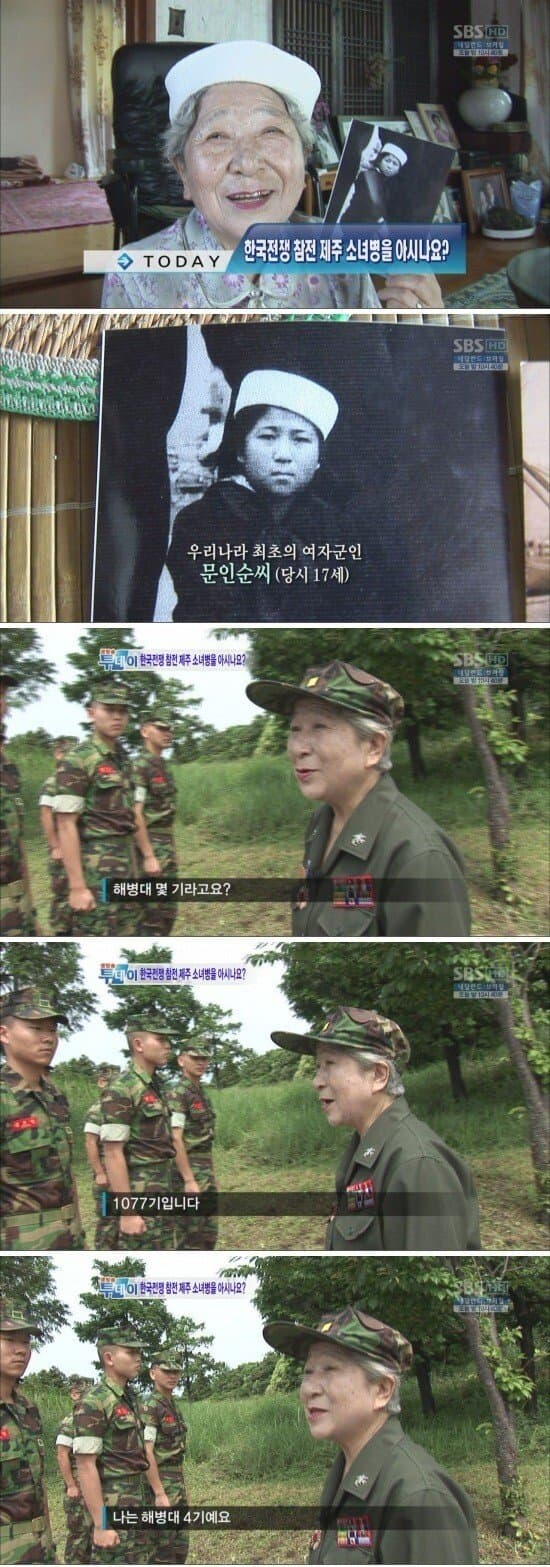
#> input picture dcimg2/01.jpg, 550 x 1567 px, given in place of c1.png, which was not available
$ python make_thumb.py out.png
#> lines starting #> are read from the running program, lines starting #| are printed output that depends on the picture; after the words box and inside, x2 and y2 are one past the last pixel; in counts of white or black regions, pixels touching at a corner belong together
"""유튜브 4회차 썸네일 — 2560x1440(고화질). 가운데 = 주황 픽셀 캐릭터."""
import sys, os
from PIL import Image, ImageDraw, ImageFilter, ImageFont, ImageEnhance

S = os.path.dirname(os.path.abspath(__file__))
REPO = r"C:\Users\CH\Desktop\로또의 주식"
FONTDIR = REPO + r"\.claude\worktrees\agent-aef0f9be0298b206b\shopping_shorts\static\fonts"
OUT = sys.argv[1] if len(sys.argv) > 1 else os.path.join(S, "thumb_4.png")
K = 2                      # 1280x720 기준 좌표를 K배로
W, H = 1280 * K, 720 * K

bg = Image.new("RGB", (W, H), (8, 8, 10))
cw = 230 * K
xs = [-20, 190, 400, 650, 860, 1070]
ys = [70, 10, 60, 40, 0, 50]
for k in range(6):
    im = Image.open(os.path.join(S, f"c{k+1}.png")).convert("RGB")
#> im is the input picture: PIL image 550x1567 RGB; mean R, G, B 106.5, 109.7, 98.5
    im = im.resize((cw, int(im.height * cw / im.width)), Image.LANCZOS)
#> im: PIL image 460x1310 RGB
    im = ImageEnhance.Brightness(im).enhance(0.58)
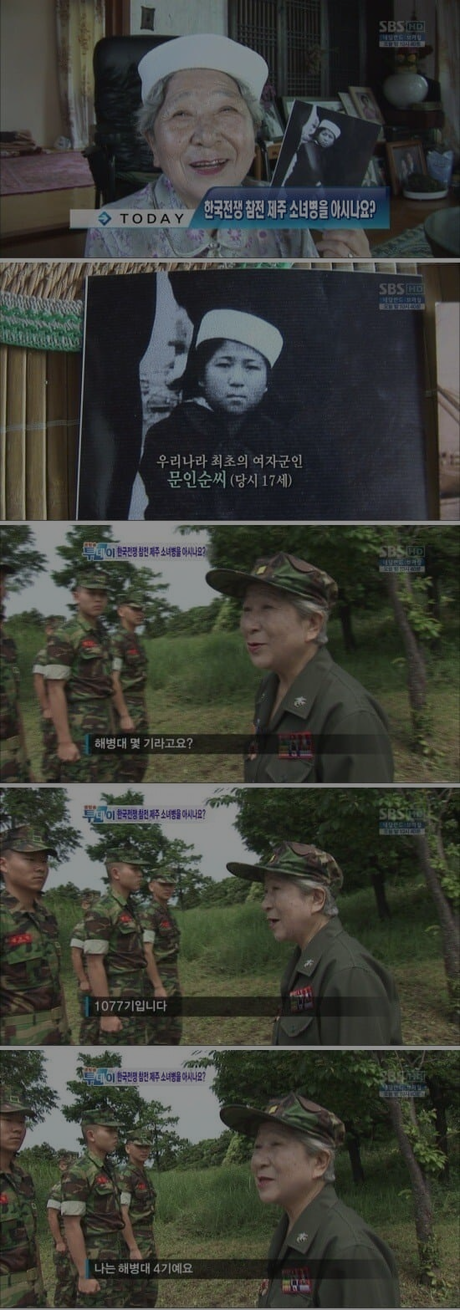
#> im: PIL image 460x1310 RGB; mean R, G, B 61.2, 63.1, 56.6
    mask = Image.new("L", im.size, 0)
#> mask: PIL image 460x1310 L; every value is 0
    ImageDraw.Draw(mask).rounded_rectangle((0, 0, im.width - 1, im.height - 1), 14 * K, fill=255)
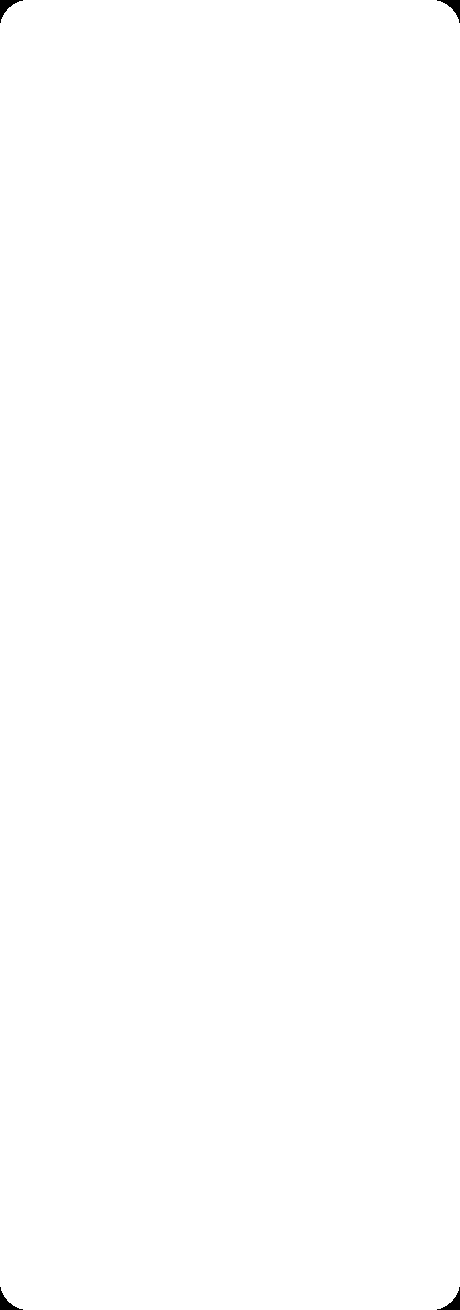
#> mask: PIL image 460x1310 L; 99.9% white; 4 black regions, box (x1, y1, x2, y2) and area: (0, 0, 23, 23) 174, (437, 0, 460, 23) 174, (0, 1287, 23, 1310) 174, (437, 1287, 460, 1310) 174
    bg.paste(im, (xs[k] * K, ys[k] * K), mask)
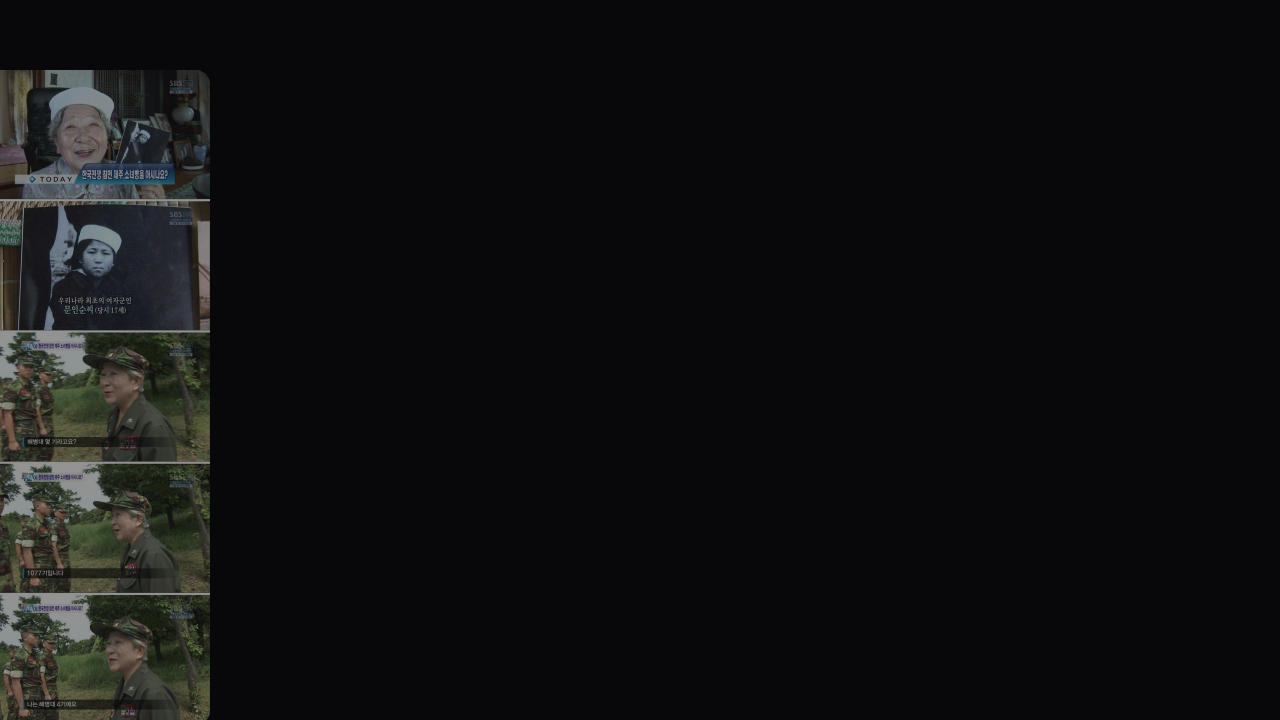
#> bg: PIL image 2560x1440 RGB (shown at 1/2 size); mean R, G, B 15.7, 16.1, 16.9
#> pass 2 of the loop `for k in range(6):`:
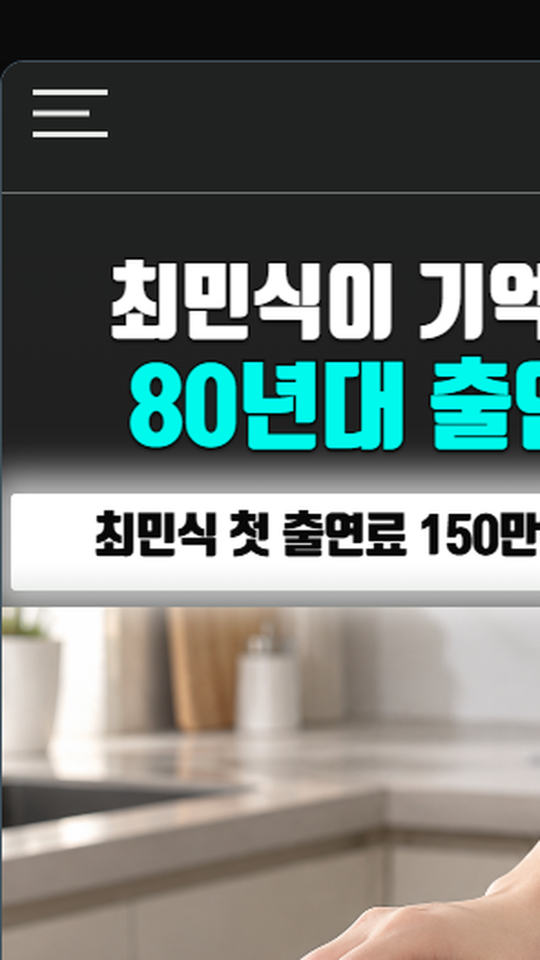
#> input picture crop-test.png, 1080 x 1920 px, given in place of c2.png, which was not available (shown at 1/2 size)
#> im is the input picture: PIL image 1080x1920 RGB; mean R, G, B 110.6, 117.4, 112.4
#> `ImageDraw.Draw(mask).rounded_rectangle((0, 0, im.width - 1, im.height ..`:
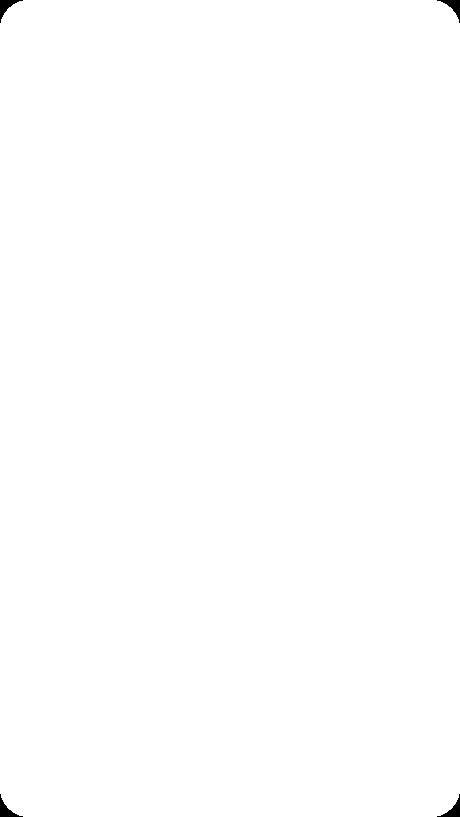
#> mask: PIL image 460x817 L; 99.8% white; 4 black regions, box (x1, y1, x2, y2) and area: (0, 0, 23, 23) 174, (437, 0, 460, 23) 174, (0, 794, 23, 817) 174, (437, 794, 460, 817) 174
#> `bg.paste(im, (xs[k] * K, ys[k] * K), mask)`:
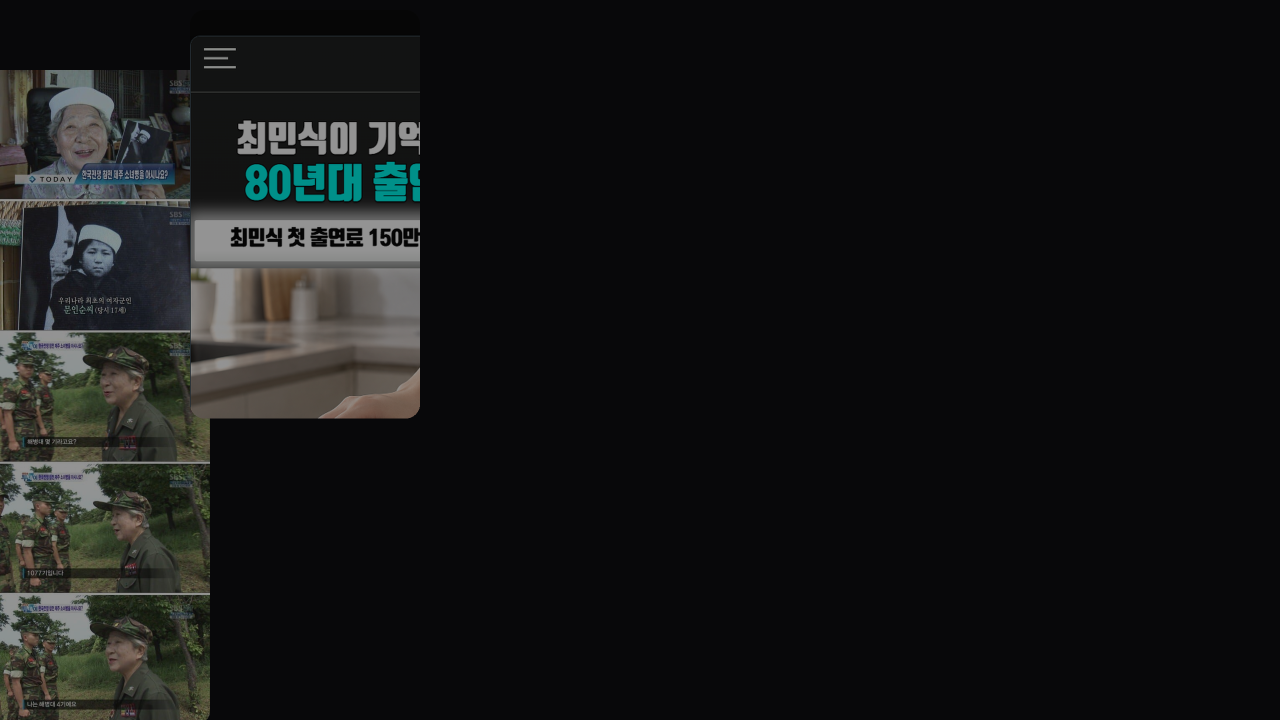
#> bg: PIL image 2560x1440 RGB (shown at 1/2 size); mean R, G, B 21.1, 21.8, 22.2
#> (the run stopped early here; a loop or call above may not have finished)
